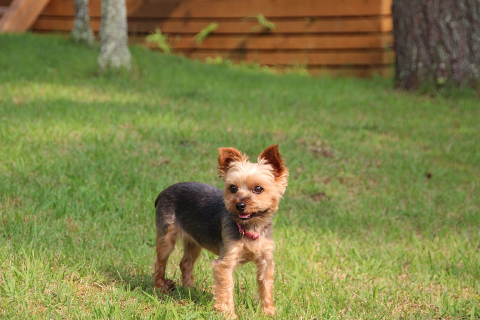
#> input picture ch3/3.1/yorkie.png, 480 x 320 px
$ python image_roi.py
#> lines starting #> are read from the running program, lines starting #| are printed output that depends on the picture
import imghdr
import cv2

#画像読み込み
img = cv2.imread('yorkie.png', cv2.IMREAD_COLOR)
#> img is the input picture: shape (320, 480, 3); mean B, G, R 71.8, 129.3, 128.4

#ROIで画像を切り出し
img_roi = img[135:320, 150:290]
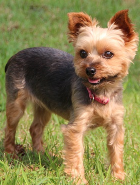
#> img_roi: shape (185, 140, 3); mean B, G, R 80.6, 126.7, 139.7

#画像表示
cv2.imshow('img', img)
cv2.imshow('img_roi', img_roi)
cv2.waitKey(0)
cv2.destroyAllWindows()
